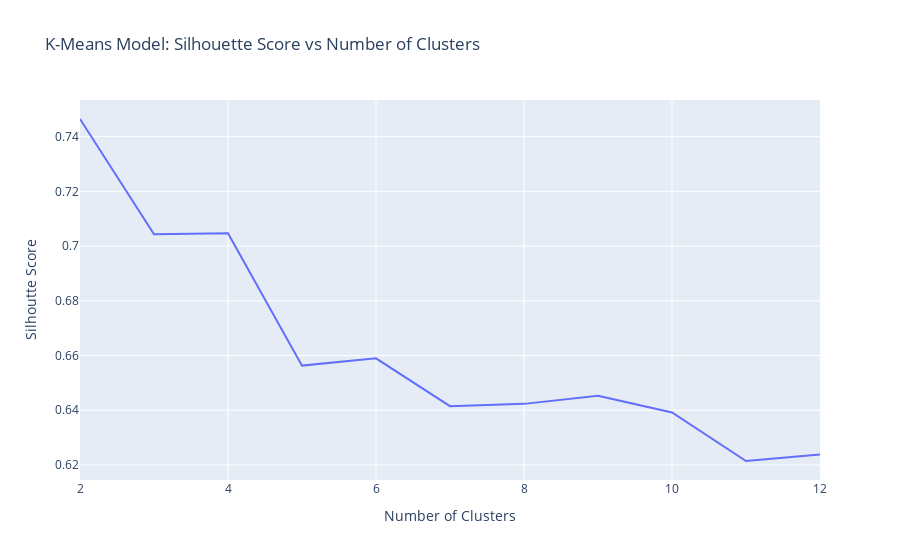

Write notebook code for a chart like this one.
### Markdown cell above
Plot Silhoutte Scores vs Clusters

### Code cell
# Create a line plot of `silhouette_scores` vs `n_clusters`
fig = px.line(
    x=n_clusters,
    y=silhouette_scores,
    title="K-Means Model: Silhouette Score vs Number of Clusters"
)
fig.update_layout(xaxis_title="Number of Clusters", yaxis_title="Silhoutte Score")

fig.show()

### Figure 1 — Plotly figure (JSON) as saved in the notebook; plotly's stock layout.template omitted (floating-point values rounded to 4 significant figures)
{"data": [{"hovertemplate": "x=%{x}<br>y=%{y}<extra></extra>", "legendgroup": "", "line": {"color": "#636efa", "dash": "solid"}, "marker": {"symbol": "circle"}, "mode": "lines", "name": "", "orientation": "v", "showlegend": false, "type": "scatter", "x": [2, 3, 4, 5, 6, 7, 8, 9, 10, 11, 12], "xaxis": "x", "y": [0.7465, 0.7043, 0.7047, 0.6563, 0.659, 0.6415, 0.6423, 0.6453, 0.6392, 0.6214, 0.6238], "yaxis": "y"}], "layout": {"legend": {"tracegroupgap": 0}, "title": {"text": "K-Means Model: Silhouette Score vs Number of Clusters"}, "xaxis": {"anchor": "y", "domain": [0, 1], "title": {"text": "Number of Clusters"}}, "yaxis": {"anchor": "x", "domain": [0, 1], "title": {"text": "Silhoutte Score"}}}}
